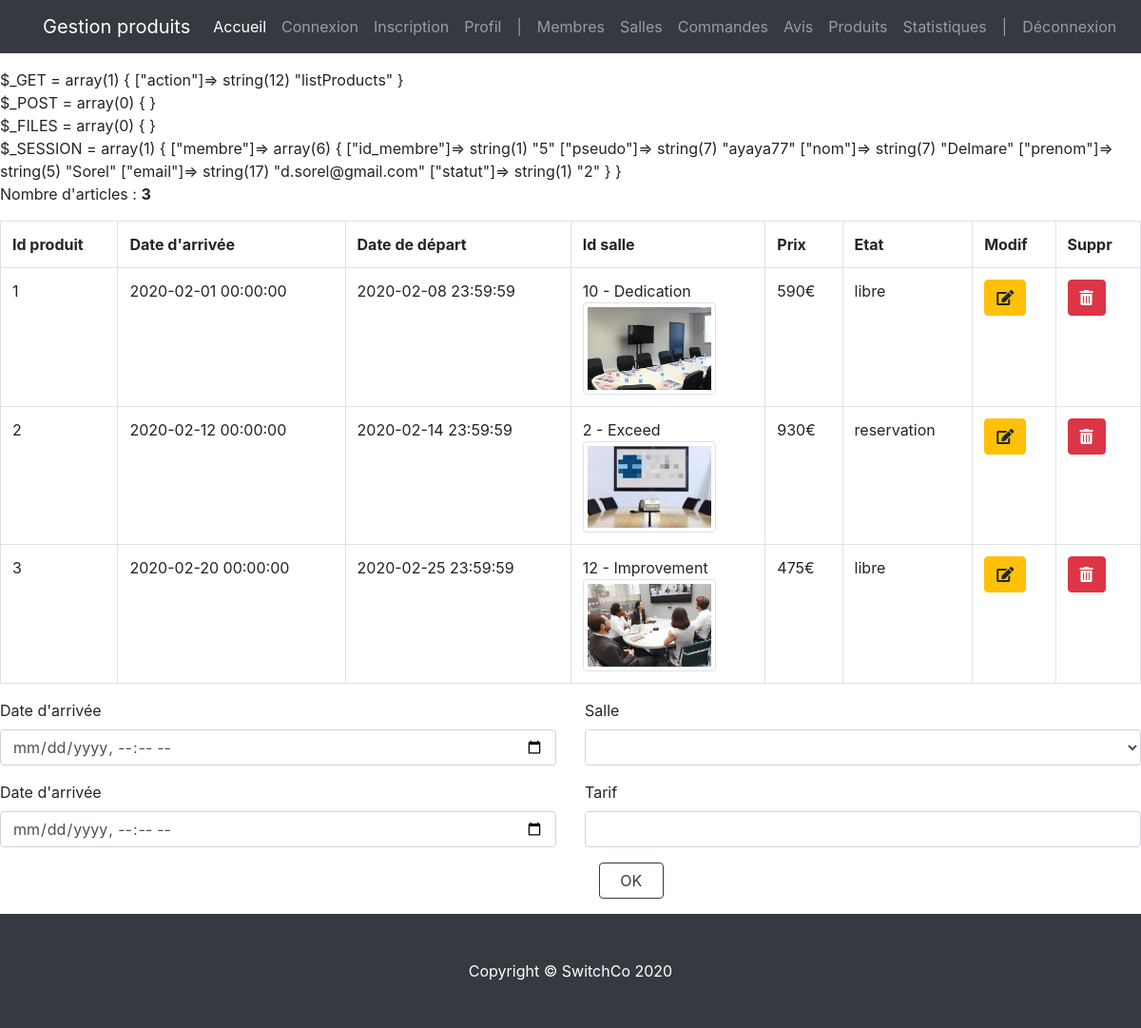
/index.php?action=listProducts (signed in), run on an earlier commit of the app's database.
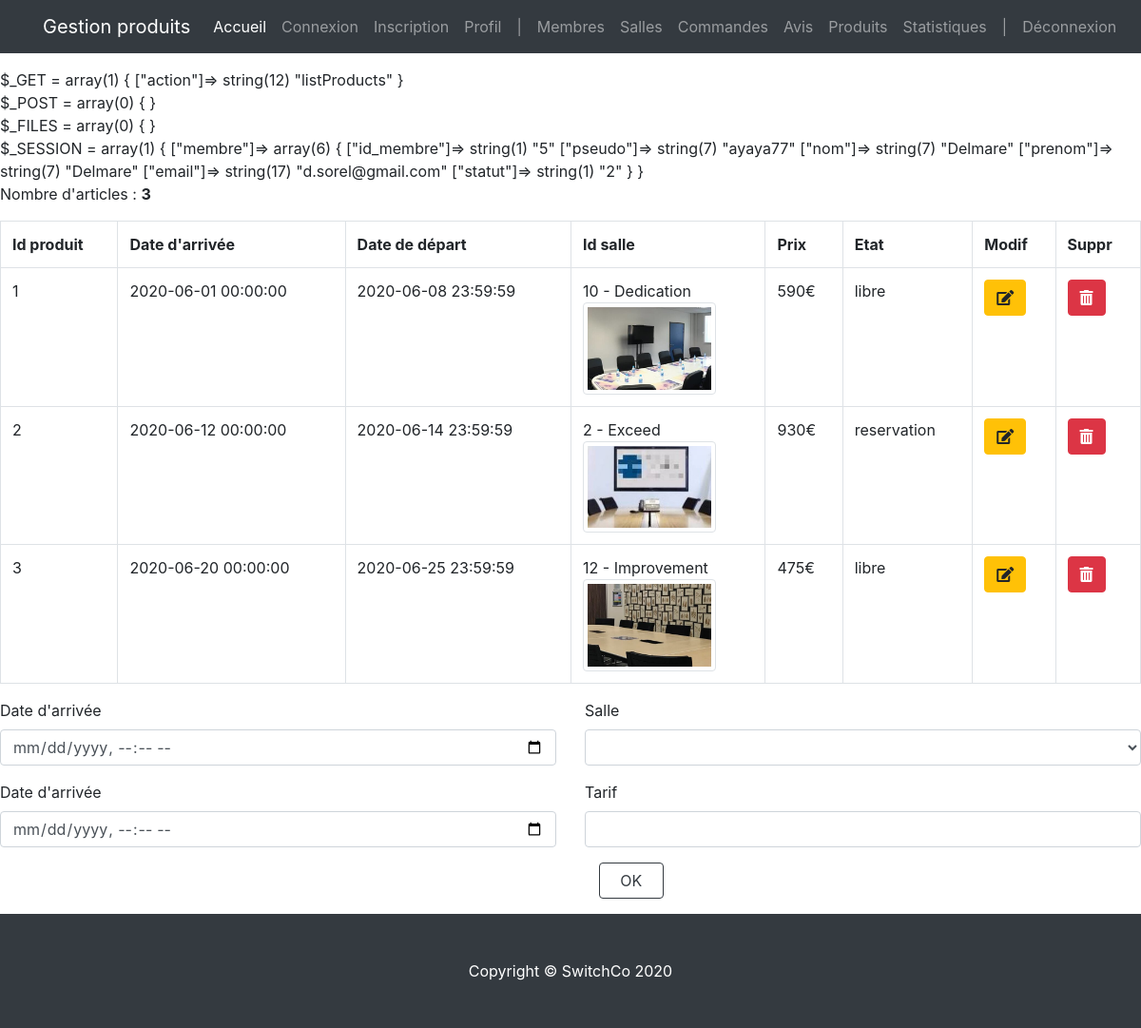
And on a later commit of the database.
### tables this page shows
CREATE TABLE `produit` (
  `id_produit` int(3) NOT NULL,
  `id_salle` int(3) NOT NULL,
  `date_arrivee` datetime NOT NULL,
  `date_depart` datetime NOT NULL,
  `prix` int(3) NOT NULL,
  `etat` enum('libre','reservation') NOT NULL
);

CREATE TABLE `salle` (
  `id_salle` int(3) NOT NULL,
  `titre` varchar(200) NOT NULL,
  `description` text NOT NULL,
  `photo` varchar(200) DEFAULT NULL,
  `pays` varchar(20) NOT NULL,
  `ville` varchar(20) NOT NULL,
  `adresse` varchar(50) NOT NULL,
  `cp` int(5) NOT NULL,
  `capacite` int(3) NOT NULL,
  `categorie` enum('reunion','bureau','formation') NOT NULL
);

### controller/controller.php (called while the page is built, shortened)
<?php
require('model/model.php');
function listProducts()
{
    $products_list = getAllProducts();
    $rooms_list = getAllRooms();
    require('view/back-office/productsView.php');
}

### model/model.php (called while the page is built, shortened)
<?php
function dbConnect()
{
    $host_db = 'mysql:host=localhost;dbname=projet_switch';
    $login = 'root';
    $password = '';
    $options = array(
        PDO::ATTR_ERRMODE => PDO::ERRMODE_WARNING,
        PDO::MYSQL_ATTR_INIT_COMMAND => 'SET NAMES utf8'
    );
    return new PDO($host_db, $login, $password, $options);
}
function getAllRooms()
{
    $pdo = dbConnect();
    return $pdo->query("SELECT * FROM salle");
}
function getAllProducts()
{
    $pdo = dbConnect();
    return $pdo->query(
        'SELECT id_produit, date_arrivee, date_depart, produit.id_salle, salle.titre, salle.capacite, salle.adresse, salle.cp, salle.ville, salle.photo, salle.description, prix, etat
FROM produit, salle
WHERE produit.id_salle = salle.id_salle'
    );
}

### view/back-office/productsView.php (the view, shortened to what this page needs)
<?php $title = 'Gestion produits'; ?>
<?php if (!empty($products_list)) {
    echo '<p>Nombre d\'articles : <b>' . $products_list->rowCount() . '</b></p>';
} ?>
    <div class="table-responsive">
        <table class="table table-bordered">
            <tr>
                <th>Id produit</th>
                <th>Date d'arrivée</th>
                <th>Date de départ</th>
                <th>Id salle</th>
                <th>Prix</th>
                <th>Etat</th>
                <th>Modif</th>
                <th>Suppr</th>
            </tr>
            <?php
            while ($product = $products_list->fetch(PDO::FETCH_ASSOC)) {
                echo '<tr>';
                echo '<td>' . $product['id_produit'] . '</td>';
                echo '<td>' . $product['date_arrivee'] . '</td>';
                echo '<td>' . $product['date_depart'] . '</td>';
                echo '<td>' . $product['id_salle'] . ' - ' . $product['titre'] . '<br/><img src="../../img/' . $product['photo'] . '" class="img-thumbnail" width="140" alt="' . $product['description'] . '"></td>';
                echo '<td>' . $product['prix'] . '€</td>';
                echo '<td>' . $product['etat'] . '</td>';
                echo '<td><a href="?action=editProduct&product-id=' . $product['id_produit'] . '&room-id=' . $product['id_salle'] . '&#form" class="btn btn-warning"><i class="fas fa-edit"></i></a></td>';
                echo '<td><a href="?action=deleteProduct&product-id=' . $product['id_produit'] . '" class="btn btn-danger" onclick="return(confirm(\'Etes-vous sûr ?\'))"><i class="fas fa-trash-alt"></i></a></td>';
                echo '</tr>';
            }
            ?>
        </table>
    </div>
<?php
$product_id = '';
$arrival = '';
$departure = '';
$price = '';
?>
    <div class="starter-template">
        <div class="row">
            <div class="col-12">
                <form method="post" id="form" action="?action=editProduct&amp;product-id=<?= $product_id ?>"
                      enctype="multipart/form-data">
                    <div class="row">
                        <div class="col-6">
                            <div class="form-group">
                                <label for="arrival">Date d'arrivée</label>
                                <input type="datetime-local" name="arrival" id="arrival" value="<?php if (!empty($arrival)){echo date('Y-m-d\TH:i', strtotime($arrival));} ?>"
                                       class="form-control">
                            </div>
                            <div class="form-group">
                                <label for="departure">Date d'arrivée</label>
                                <input type="datetime-local" name="departure" id="departure" value="<?php if (!empty($departure)){echo date('Y-m-d\TH:i', strtotime($departure));} ?>"
                                       class="form-control">
                            </div>
                        </div>
                        <div class="col-6">
                            <div class="form-group">
                                <label for="room">Salle</label>
                                <select name="room" id="room" class="form-control">
                                    <option value=""></option>
                                    <?php
                                    if (!empty($rooms_list)) {
                                        while ($room = $rooms_list->fetch(PDO::FETCH_ASSOC)) {
                                            echo '<option value = ' . $room['id_salle'] . '>
                    ' . $room['id_salle'] . '
                    - ' . $room['titre'] . '
                    - ' . $room['adresse'] . ', ' . $room['cp'] . ', ' . $room['ville'] . '
                    - ' . $room['capacite'] . '
                    </option>';
                                        }
                                    }
                                    ?>
                                </select>
                            </div>
                            <div class="form-group">
                                <label for="price">Tarif</label>
                                <input type="number" name="price" id="price" value="<?php echo $price; ?>"
                                       class="form-control">
                            </div>
                            <div class="form-group col-2">
                                <button type="submit" class="form-control btn btn-outline-dark">OK</button>
                            </div>
                        </div>
                    </div>
                </form>
            </div>
        </div>
    </div>
<?php $content = ob_get_clean(); ?>
<?php require('view/template/template.php'); ?>

### index.php (shortened to what this page needs)
<?php
require('controller/controller.php');
if (isset($_GET['action'])) {
    if ($_GET['action'] == 'editRoom' && !empty($_GET['room-id'])) {
        if (
            isset($_POST['room-id']) &&
            isset($_POST['title']) &&
            isset($_POST['description']) &&
            isset($_POST['country']) &&
            isset($_POST['city']) &&
            isset($_POST['address']) &&
            isset($_POST['zip']) &&
            isset($_POST['capacity']) &&
            isset($_POST['category'])
        ) {
            saveRoom();
        } else {
            showRoom($_GET['room-id']);
        }
    } else if ($_GET['action'] == 'deleteRoom' && !empty($_GET['room-id'])) {
        getDeleteRoom();
    } else if ($_GET['action'] == 'listRooms') {
        listRooms();
    } else if ($_GET['action'] == 'deleteUser' && !empty($_GET['user-id'])) {
        getDeleteUser();
    } else if ($_GET['action'] == 'listUsers') {
        listUsers();
    } else if ($_GET['action'] == 'deleteProduct' && !empty($_GET['product-id'])) {
        getDeleteProduct();
    } else if ($_GET['action'] == 'listProducts') {
        listProducts();
    } else if ($_GET['action'] == 'listProductsIndex') {
        listProductsIndex();
    } else if ($_GET['action'] == 'listStats') {
        getAllStats();
    } else if ($_GET['action'] == 'listOrders') {
        showOrders();
    } else if ($_GET['action'] == 'deleteOrder') {
        getDeleteOrder();
    } else if ($_GET['action'] == 'noticeList') {
        showRates();
    } else if ($_GET['action'] == 'login') {
        header("Location: " . $_SERVER['PHP_SELF']);
        getLogin();
    } else if ($_GET['action'] == 'doLogin') {
        header("Location: " . $_SERVER['PHP_SELF']);
        if (
            isset($_POST['pseudo']) &&
            isset($_POST['mdp'])
        ) {
            doLogin();
        }
    } else if ($_GET['action'] == 'signup') {
        if (isset($_POST['pseudo']) &&
            isset($_POST['mdp']) &&
            isset($_POST['prenom']) &&
            isset($_POST['nom']) &&
            isset($_POST['email']) &&
            isset($_POST['civilite'])) {
            doSignUp();
        } else {
            getSignUp();
        }
    } else if ($_GET['action'] == 'deconnexion') {
        if (!isset($_SESSION)) {
            session_start();
        }
        session_destroy();
        header("Location: " . $_SERVER['PHP_SELF']);
        getLogin();
    }
} else if (user_is_connected()) {
    listProductsIndex();
} else {
    getLogin();
}

### view/template/template.php (shortened to what this page needs)
<?php
$backOfficeAdmin = '<li></li>';
?>
<?php
$logout = '<li></li>';
?>
<?php
if (user_is_admin()) {
    ?>
    <li class="nav-item">
        <a class="nav-link">|</a>
    </li>
    <li class="nav-item">
        <a class="nav-link" href="?action=listUsers">Membres</a>
    </li>
    <li class="nav-item">
        <a class="nav-link" href="?action=listRooms">Salles</a>
    </li>
    <li class="nav-item">
        <a class="nav-link" href="?action=listOrders">Commandes</a>
    </li>
    <li class="nav-item">
        <a class="nav-link" href="?action=noticeList">Avis</a>
    </li>
    <li class="nav-item">
        <a class="nav-link" href="?action=listProducts">Produits</a>
    </li>
    <li class="nav-item">
        <a class="nav-link" href="?action=listStats">Statistiques</a>
    </li>
    <?php $backOfficeAdmin = ob_get_clean(); ?>
    <?php
}
?>
<?php
if (user_is_connected()) {
    ?>
    <li class="nav-item">
        <a class="nav-link">|</a>
    </li>
    <li class="nav-item">
        <a class="nav-link" href="?action=deconnexion">Déconnexion</a>
    </li>
    <?php $logout = ob_get_clean(); ?>
    <?php
}
?>
<!DOCTYPE html>
<html lang="fr">
<head>
    <link href="../../css/vendor/bootstrap/css/bootstrap.css" rel="stylesheet">
    <link href="../../css/shop-homepage.css" rel="stylesheet">
    <link href="https://cdnjs.cloudflare.com/ajax/libs/font-awesome/5.12.0/css/all.min.css" rel="stylesheet">
    <link rel="stylesheet" href="../../css/styles.css">
</head>
<header>
    <nav class="navbar navbar-expand-lg navbar-dark bg-dark fixed-top">
        <div class="container">
            <a class="navbar-brand" href=""><?= $title ?></a>
            <div class="collapse navbar-collapse" id="navbarResponsive">
                <ul class="navbar-nav ml-auto">
                    <li class="nav-item active">
                        <a class="nav-link" href="?action=listProductsIndex">Accueil</a>
                    </li>
                    <li class="nav-item">
                        <a class="nav-link" href="?action=login">Connexion</a>
                    </li>
                    <li class="nav-item">
                        <a class="nav-link" href="?action=signup">Inscription</a>
                    </li>
                    <li class="nav-item">
                        <a class="nav-link" href="/view/front-office/profileView.php">Profil</a>
                    </li>
                    <?= $backOfficeAdmin ?>
                    <?= $logout ?>
                </ul>
            </div>
        </div>
    </nav>
</header>
<body>
<?php echo '$_GET = ';
var_dump($_GET);
echo '<br>';
echo '$_POST = ';
var_dump($_POST);
echo '<br>';
echo '$_FILES = ';
var_dump($_FILES);
echo '<br>';
echo '$_SESSION = ';
var_dump($_SESSION); ?>
<?= $content ?>
</body>
<footer class="py-5 bg-dark">
    <div class="container">
        <p class="m-0 text-center text-white">Copyright &copy; SwitchCo 2020</p>
    </div>
</footer>
</html>

### css/shop-homepage.css (style rules this page uses)
body { padding-top: 56px; }

What changed in the data, as far as the page shows it:
changed produit "Dedication": date_arrivee "2020-02-01 00:00:00" → "2020-06-01 00:00:00"; date_depart "2020-02-08 23:59:59" → "2020-06-08 23:59:59"
changed produit "reservation": date_arrivee "2020-02-12 00:00:00" → "2020-06-12 00:00:00"; date_depart "2020-02-14 23:59:59" → "2020-06-14 23:59:59"
changed produit "Improvement": date_arrivee "2020-02-20 00:00:00" → "2020-06-20 00:00:00"; date_depart "2020-02-25 23:59:59" → "2020-06-25 23:59:59"; id_salle.photo: a different picture
Also different on the page:
text no longer shown: "array(1) { [\"membre\"]=> array(6) { [\"id_membre\"]=> string(1) \"5\" [\"pseudo\"]=> string(7) \"ayaya77\" [\"nom\"]=> string(7) \"Delmare\" [\"prenom\"]=> string(5) \"Sorel\" [\"email\"]=> string(17) \"d.sorel@gmail.com\" [\"statut\"]=> string(1) \"2\" } }"
text now shown: "array(1) { [\"membre\"]=> array(6) { [\"id_membre\"]=> string(1) \"5\" [\"pseudo\"]=> string(7) \"ayaya77\" [\"nom\"]=> string(7) \"Delmare\" [\"prenom\"]=> string(7) \"Delmare\" [\"email\"]=> string(17) \"d.sorel@gmail.com\" [\"statut\"]=> string(1) \"2\" } }"
